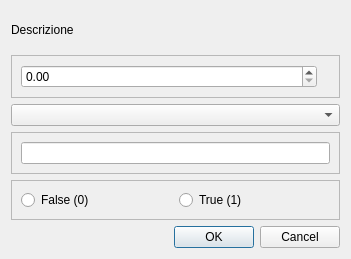
<?xml version="1.0" encoding="UTF-8"?>
<ui version="4.0">
 <class>InputDialog</class>
 <widget class="QDialog" name="InputDialog">
  <property name="geometry">
   <rect>
    <x>0</x>
    <y>0</y>
    <width>351</width>
    <height>259</height>
   </rect>
  </property>
  <property name="windowTitle">
   <string>Dialog</string>
  </property>
  <layout class="QVBoxLayout" name="verticalLayout">
   <item>
    <widget class="QLabel" name="lbDescription">
     <property name="text">
      <string>Descrizione</string>
     </property>
    </widget>
   </item>
   <item>
    <widget class="QFrame" name="frNumber">
     <property name="frameShape">
      <enum>QFrame::StyledPanel</enum>
     </property>
     <property name="frameShadow">
      <enum>QFrame::Raised</enum>
     </property>
     <layout class="QHBoxLayout" name="horizontalLayout_2">
      <item>
       <widget class="QDoubleSpinBox" name="dsbNumber">
        <property name="sizePolicy">
         <sizepolicy hsizetype="Expanding" vsizetype="Fixed">
          <horstretch>0</horstretch>
          <verstretch>0</verstretch>
         </sizepolicy>
        </property>
       </widget>
      </item>
      <item>
       <widget class="QLabel" name="lbUnit">
        <property name="sizePolicy">
         <sizepolicy hsizetype="Minimum" vsizetype="Preferred">
          <horstretch>0</horstretch>
          <verstretch>0</verstretch>
         </sizepolicy>
        </property>
        <property name="text">
         <string/>
        </property>
       </widget>
      </item>
     </layout>
    </widget>
   </item>
   <item>
    <widget class="QComboBox" name="cbInput"/>
   </item>
   <item>
    <widget class="QFrame" name="frText">
     <property name="frameShape">
      <enum>QFrame::StyledPanel</enum>
     </property>
     <property name="frameShadow">
      <enum>QFrame::Raised</enum>
     </property>
     <layout class="QHBoxLayout" name="horizontalLayout_3">
      <item>
       <widget class="QLineEdit" name="leInputText">
        <property name="alignment">
         <set>Qt::AlignRight|Qt::AlignTrailing|Qt::AlignVCenter</set>
        </property>
       </widget>
      </item>
     </layout>
    </widget>
   </item>
   <item>
    <widget class="QFrame" name="frBoolean">
     <property name="frameShape">
      <enum>QFrame::StyledPanel</enum>
     </property>
     <property name="frameShadow">
      <enum>QFrame::Raised</enum>
     </property>
     <layout class="QHBoxLayout" name="horizontalLayout">
      <item>
       <widget class="QRadioButton" name="rbFalse">
        <property name="text">
         <string>False (0)</string>
        </property>
       </widget>
      </item>
      <item>
       <widget class="QRadioButton" name="rbTrue">
        <property name="text">
         <string>True (1)</string>
        </property>
       </widget>
      </item>
     </layout>
    </widget>
   </item>
   <item>
    <widget class="QDialogButtonBox" name="buttonBox">
     <property name="orientation">
      <enum>Qt::Horizontal</enum>
     </property>
     <property name="standardButtons">
      <set>QDialogButtonBox::Cancel|QDialogButtonBox::Ok</set>
     </property>
    </widget>
   </item>
  </layout>
 </widget>
 <tabstops>
  <tabstop>cbInput</tabstop>
  <tabstop>rbFalse</tabstop>
  <tabstop>rbTrue</tabstop>
  <tabstop>buttonBox</tabstop>
 </tabstops>
 <resources/>
 <connections>
  <connection>
   <sender>buttonBox</sender>
   <signal>accepted()</signal>
   <receiver>InputDialog</receiver>
   <slot>accept()</slot>
   <hints>
    <hint type="sourcelabel">
     <x>248</x>
     <y>254</y>
    </hint>
    <hint type="destinationlabel">
     <x>157</x>
     <y>274</y>
    </hint>
   </hints>
  </connection>
  <connection>
   <sender>buttonBox</sender>
   <signal>rejected()</signal>
   <receiver>InputDialog</receiver>
   <slot>reject()</slot>
   <hints>
    <hint type="sourcelabel">
     <x>316</x>
     <y>260</y>
    </hint>
    <hint type="destinationlabel">
     <x>286</x>
     <y>274</y>
    </hint>
   </hints>
  </connection>
 </connections>
</ui>
